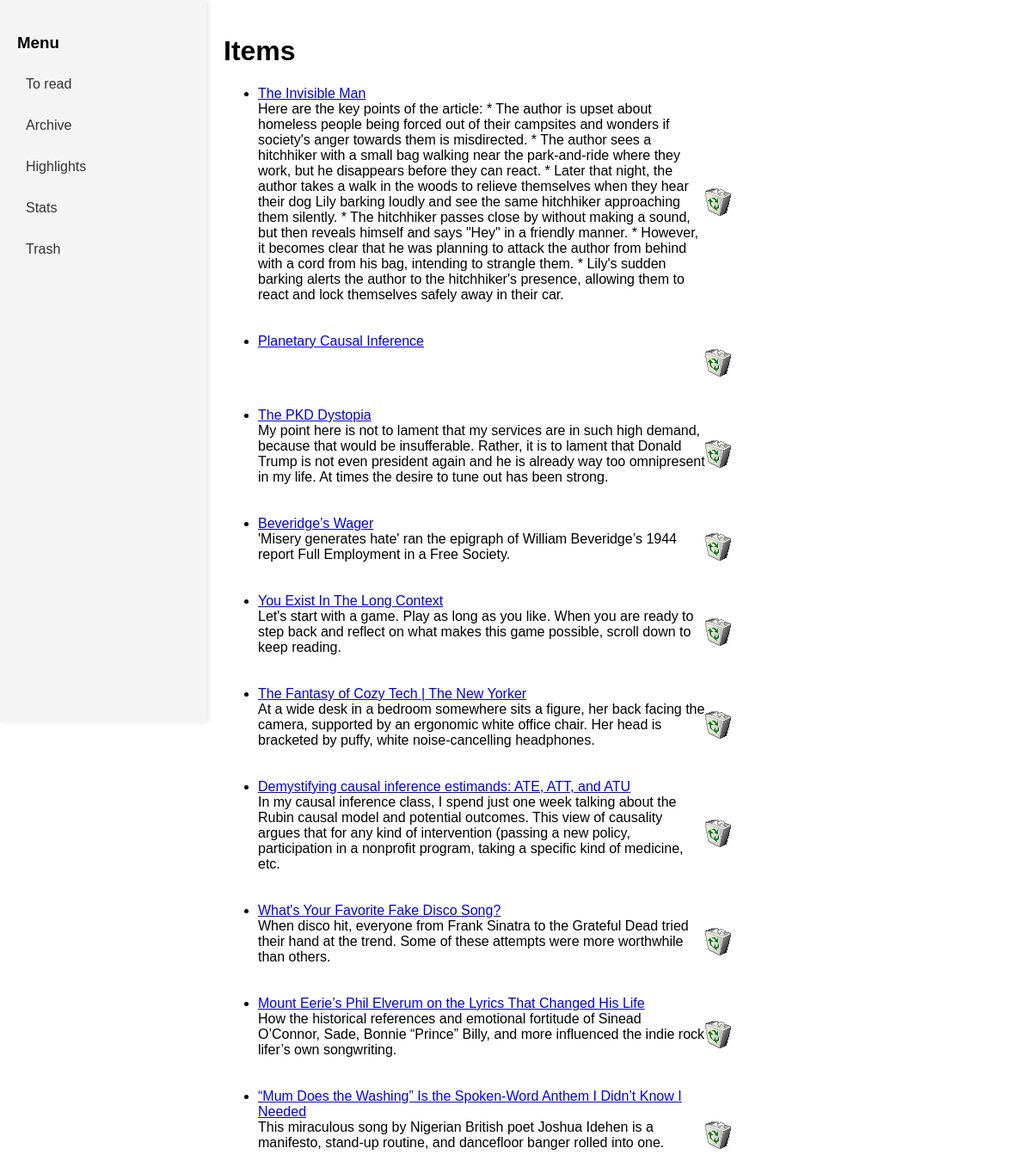
Screenshot of /polls/ with the database file from the repository.
### polls/models.py (models this page shows, shortened)
class Text(models.Model):
    id = models.IntegerField("id", primary_key=True)
    link = models.CharField(max_length=200, unique=True)
    publication_date = models.DateTimeField("date published")
    author = models.CharField(max_length=100)
    title = models.CharField(max_length=200)
    summary = models.TextField()
    content = models.TextField()
    source = models.CharField(max_length=100, default="")
    read = models.BooleanField(default=False)
    deleted = models.BooleanField(default=False)
    read_date = models.DateTimeField(null=True, blank=True)

### polls/views.py (the view)
# urls.py: path("", views.index, name="index"),
def index(request):
    latest_texts = Text.objects.filter(~Q(read=True) & ~Q(deleted=True)).order_by("-publication_date")[:10]
    template = loader.get_template("polls/index.html")
    context = {
        "latest_texts": latest_texts,
    }
    return render(request, "polls/index.html", context)

### polls/templates/polls/index.html (shortened to what this page needs)
{% load static %}
<link rel="stylesheet" href="{% static 'polls/style.css' %}">
<div class="menu-bar">
    <h3>Menu</h3>
    <a href="{% url 'index' %}">To read</a>
    <a href="{% url 'archive' %}">Archive</a>
    <a href="{% url 'highlights' %}">Highlights</a>
    <a href="{% url 'stats' %}">Stats</a>
    <a href="{% url 'trash' %}">Trash</a>
</div>
<div class="content">
<h1>Items</h1>
{% if latest_texts %}
    <ul>
    {% for text in latest_texts %}
        <li>
            <div><a href="/polls/article/{{ text.id }}/">{{ text.title }}</a></div>
            <div class="row">
                <div class="summary">{{text.summary | safe}}</div>
                <div><a href="{% url 'deleted' text.id %}"><img src="{% static 'polls/bin.png' %}" /></a></div>
            </div>
        <br/>
        </li>
        <br/>
    {% endfor %}
    </ul>
{% else %}
    <p>No texts are available.</p>
{% endif %}
</div>

### polls/static/polls/style.css (style rules this page uses)
ul { width: 60%; }
.menu-bar { position: fixed; width: 200px; background-color: #f4f4f4; padding: 20px; height: 100vh; box-shadow: 2px 0 5px rgba(0, 0, 0, 0.1); overflow-y: auto; }
.menu-bar a { display: block; text-decoration: none; color: #333; padding: 10px; margin-bottom: 10px; border-radius: 5px; transition: background-color 0.3s; }
.content { flex: 1; padding: 20px; margin-left: 240px; width: 60%; }
.row { display: flex; align-items: center; justify-content: space-between; }

### rows the page displays
Text: title "The Invisible Man", summary "Here are the key points of the article: * The author is upset about homeless people being forced out of their campsites and wonders if society's anger towards them is misdirected. * The author sees a hitchhiker with a small bag walking near the park-and-ride where they work, but he disappears before they can react. * Later that night, the author takes a walk in the woods to relieve themselves when they hear their dog Lily barking loudly and see the same hitchhiker approaching them silently. * The hitchhiker passes close by without making a sound, but then reveals himself and says \"Hey\" in a friendly manner. * However, it becomes clear that he was planning to attack the author from behind…"
Text: title "Planetary Causal Inference"
Text: title "The PKD Dystopia", summary "My point here is not to lament that my services are in such high demand, because that would be insufferable. Rather, it is to lament that Donald Trump is not even president again and he is already way too omnipresent in my life. At times the desire to tune out has been strong."
Text: title "Beveridge’s Wager", summary "'Misery generates hate' ran the epigraph of William Beveridge’s 1944 report Full Employment in a Free Society."
Text: title "You Exist In The Long Context", summary "Let's start with a game. Play as long as you like. When you are ready to step back and reflect on what makes this game possible, scroll down to keep reading."
Text: title "The Fantasy of Cozy Tech | The New Yorker", summary "At a wide desk in a bedroom somewhere sits a figure, her back facing the camera, supported by an ergonomic white office chair. Her head is bracketed by puffy, white noise-cancelling headphones."
Text: title "Demystifying causal inference estimands: ATE, ATT, and ATU", summary "In my causal inference class, I spend just one week talking about the Rubin causal model and potential outcomes. This view of causality argues that for any kind of intervention (passing a new policy, participation in a nonprofit program, taking a specific kind of medicine, etc."
Text: title "What's Your Favorite Fake Disco Song?", summary "When disco hit, everyone from Frank Sinatra to the Grateful Dead tried their hand at the trend. Some of these attempts were more worthwhile than others."
Text: title "Mount Eerie’s Phil Elverum on the Lyrics That Changed His Life", summary "How the historical references and emotional fortitude of Sinead O’Connor, Sade, Bonnie “Prince” Billy, and more influenced the indie rock lifer’s own songwriting."
Text: title "“Mum Does the Washing” Is the Spoken-Word Anthem I Didn’t Know I Needed", summary "This miraculous song by Nigerian British poet Joshua Idehen is a manifesto, stand-up routine, and dancefloor banger rolled into one."
